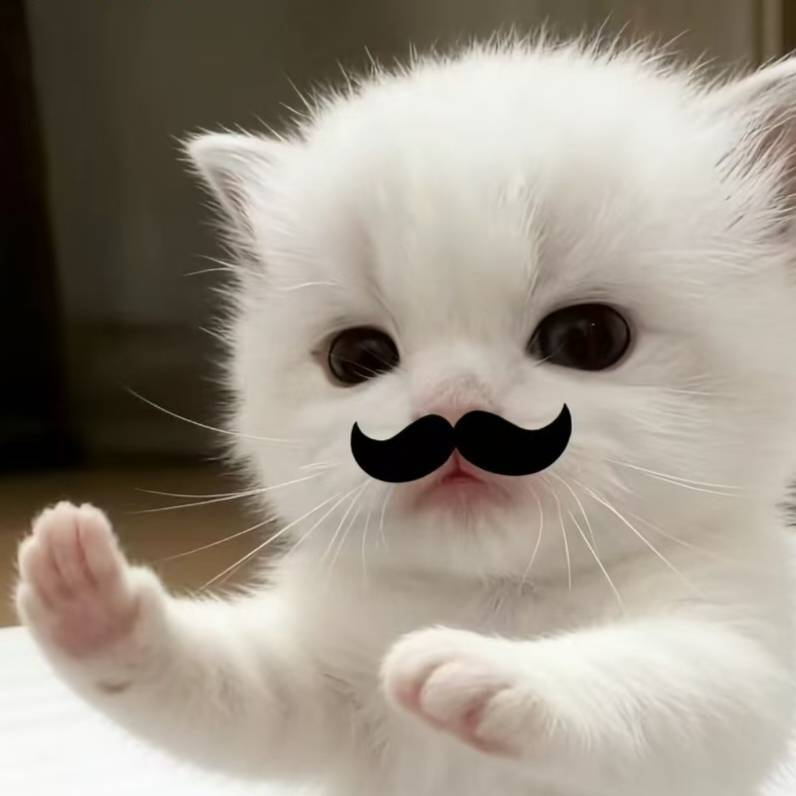
#> input picture Work3/test.jpg, 796 x 796 px
$ python '2023100892_黄于青_ML_CV_Assignment.py'
#> lines starting #> are read from the running program, lines starting #| are printed output that depends on the picture; long printed decimals are rounded
import cv2
import numpy as np
import matplotlib.pyplot as plt

# ====================== 第1步：读取并显示原图 ======================
img = cv2.imread("test.jpg", cv2.IMREAD_GRAYSCALE)
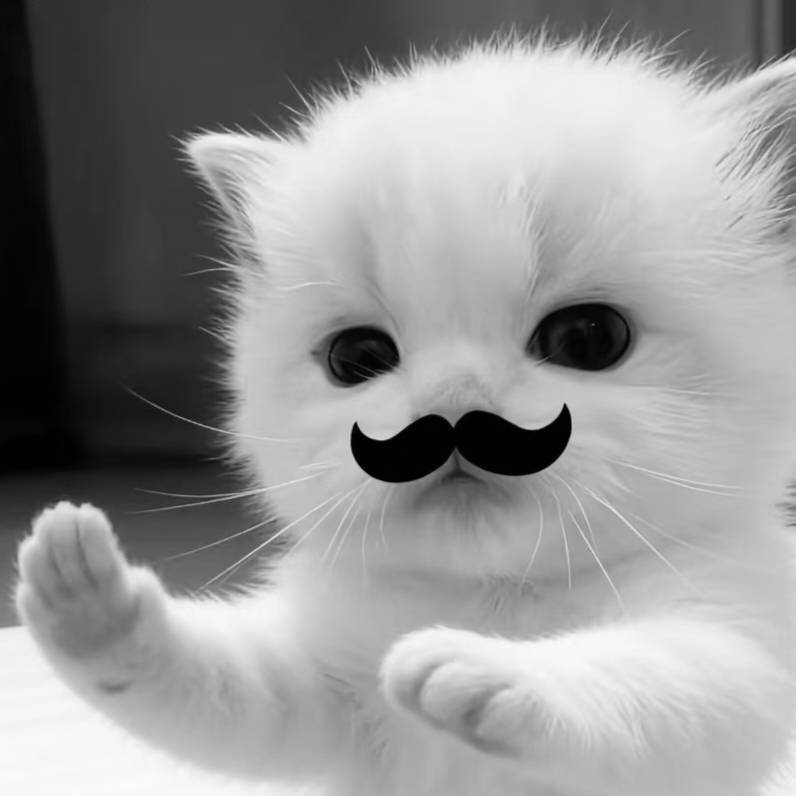
#> img: shape (796, 796); min 0, max 253, mean 148.3
if img is None:
    raise FileNotFoundError("请把 test.jpg 放在同一文件夹")

h, w = img.shape
#> h = 796; w = 796
plt.figure(figsize=(6,6))
plt.imshow(img, cmap='gray')
plt.title("原始图像")
plt.axis('off')
plt.savefig("original_image.png", dpi=150, bbox_inches='tight')
plt.close()
print("1/6 完成：original_image.png")

# ====================== 第2步：下采样对比（有无滤波） ======================
scale = 2
new_h, new_w = h//scale, w//scale
#> new_h = 398; new_w = 398

img_down_nofilter = cv2.resize(img, (new_w, new_h), interpolation=cv2.INTER_NEAREST)
img_blur = cv2.GaussianBlur(img, (3,3), 1)
img_down_filtered = cv2.resize(img_blur, (new_w, new_h), interpolation=cv2.INTER_NEAREST)

plt.figure(figsize=(12,4))
plt.subplot(131); plt.imshow(img, cmap='gray'); plt.title("原图"); plt.axis('off')
plt.subplot(132); plt.imshow(img_down_nofilter, cmap='gray'); plt.title("无滤波下采样"); plt.axis('off')
plt.subplot(133); plt.imshow(img_down_filtered, cmap='gray'); plt.title("高斯滤波下采样"); plt.axis('off')
plt.tight_layout()
plt.savefig("downsampling_comparison.png", dpi=150, bbox_inches='tight')
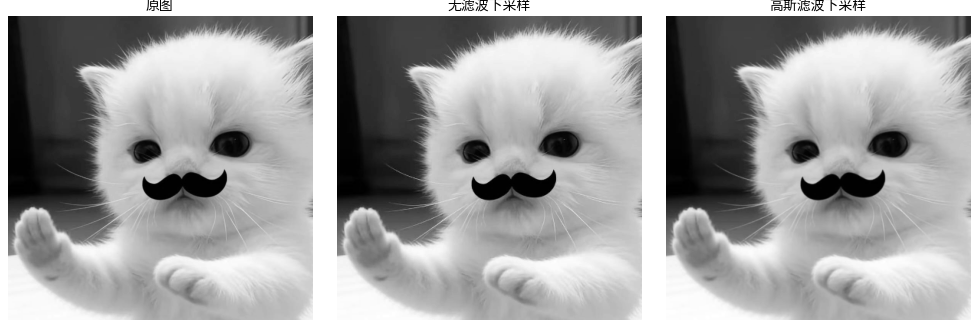
#> figure drawn by matplotlib, 3 panels
plt.close()
print("2/6 完成：downsampling_comparison.png")

# ====================== 第3步：三种插值恢复对比 ======================
img_down = cv2.resize(img, (new_w, new_h), interpolation=cv2.INTER_NEAREST)
img_nn = cv2.resize(img_down, (w, h), interpolation=cv2.INTER_NEAREST)
img_bilinear = cv2.resize(img_down, (w, h), interpolation=cv2.INTER_LINEAR)
img_bicubic = cv2.resize(img_down, (w, h), interpolation=cv2.INTER_CUBIC)

plt.figure(figsize=(12,8))
plt.subplot(231); plt.imshow(img, cmap='gray'); plt.title("原图"); plt.axis('off')
plt.subplot(232); plt.imshow(img_down, cmap='gray'); plt.title("下采样图像"); plt.axis('off')
plt.subplot(233); plt.imshow(img_nn, cmap='gray'); plt.title("最近邻插值"); plt.axis('off')
plt.subplot(234); plt.imshow(img_bilinear, cmap='gray'); plt.title("双线性插值"); plt.axis('off')
plt.subplot(235); plt.imshow(img_bicubic, cmap='gray'); plt.title("双三次插值"); plt.axis('off')
plt.tight_layout()
plt.savefig("interpolation_comparison.png", dpi=150, bbox_inches='tight')
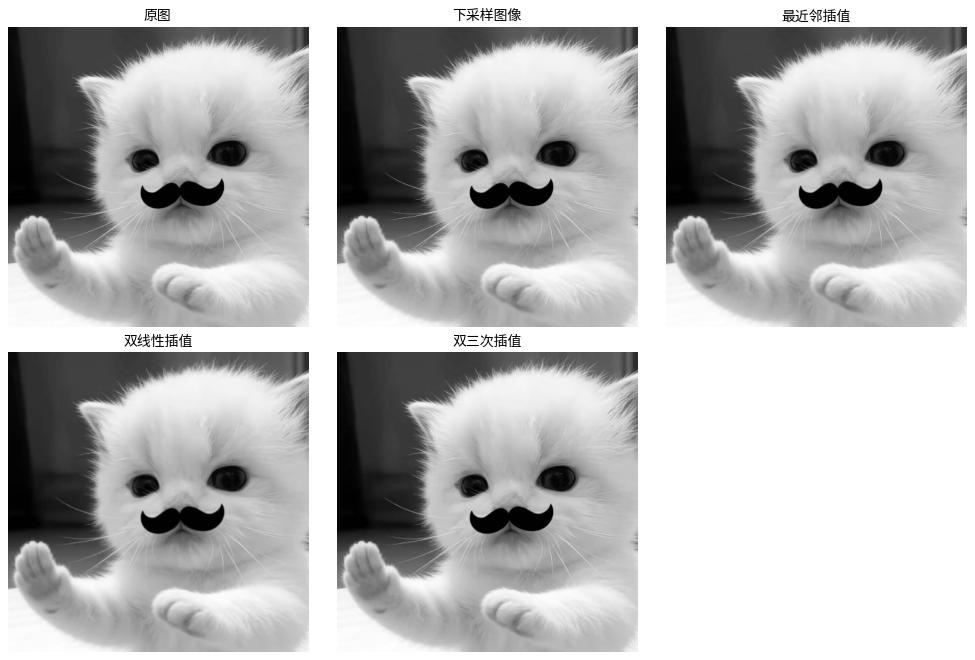
#> figure drawn by matplotlib, 5 panels
plt.close()
print("3/6 完成：interpolation_comparison.png")

# ====================== 第4步：空间域整体对比 ======================
img_restore = cv2.resize(img_down, (w, h), interpolation=cv2.INTER_LINEAR)
plt.figure(figsize=(12,4))
plt.subplot(131); plt.imshow(img, cmap='gray'); plt.title("原始图像"); plt.axis('off')
plt.subplot(132); plt.imshow(img_down, cmap='gray'); plt.title("下采样图像"); plt.axis('off')
plt.subplot(133); plt.imshow(img_restore, cmap='gray'); plt.title("双线性插值恢复"); plt.axis('off')
plt.tight_layout()
plt.savefig("spatial_comparison.png", dpi=150, bbox_inches='tight')
plt.close()
print("4/6 完成：spatial_comparison.png")

# ====================== 第5步：傅里叶频谱分析 ======================
def get_spectrum(image):
    fft = np.fft.fft2(image)
    fft_shift = np.fft.fftshift(fft)
    return 20 * np.log(np.abs(fft_shift) + 1)

spec_ori = get_spectrum(img)
spec_down = get_spectrum(img_down)
#> in get_spectrum (call 2), `return 20 * np.log(np.abs(fft_shift) + 1)`:
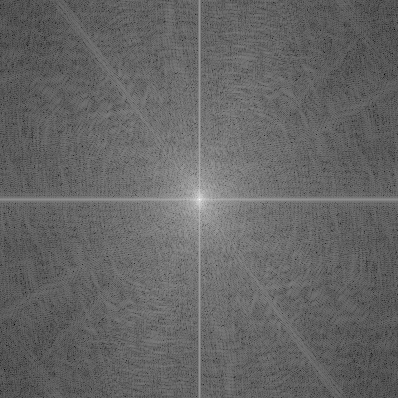
#> returned value: shape (398, 398) float64; min 19.1, max 339.4, mean 147.1; drawn with min black and max white
spec_restore = get_spectrum(img_restore)
#> in get_spectrum (call 3), `return 20 * np.log(np.abs(fft_shift) + 1)`:
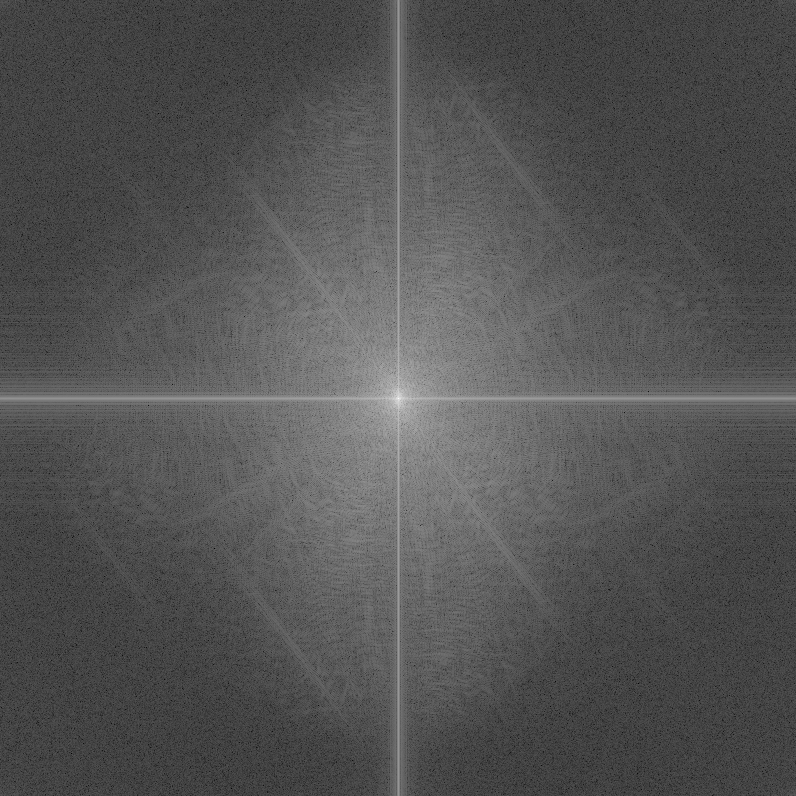
#> returned value: shape (796, 796) float64; min 5.72, max 367.1, mean 124.6; drawn with min black and max white

plt.figure(figsize=(12,4))
plt.subplot(131); plt.imshow(spec_ori, cmap='gray'); plt.title("原图频谱"); plt.axis('off')
plt.subplot(132); plt.imshow(spec_down, cmap='gray'); plt.title("下采样图像频谱"); plt.axis('off')
plt.subplot(133); plt.imshow(spec_restore, cmap='gray'); plt.title("双线性恢复图像频谱"); plt.axis('off')
plt.tight_layout()
plt.savefig("spectrum_analysis.png", dpi=150, bbox_inches='tight')
plt.close()
print("5/6 完成：spectrum_analysis.png")

# ====================== 第6步：DCT分析 + 能量占比 ======================
def dct_energy_ratio(image, ratio=0.1):
#> called with ratio = 0.1
    dct_img = cv2.dct(np.float32(image))
    h_dct, w_dct = dct_img.shape
#> h_dct = 796; w_dct = 796
    top_h = int(h_dct * ratio)
#> top_h = 79
    top_w = int(w_dct * ratio)
#> top_w = 79
    low_part = dct_img[:top_h, :top_w]
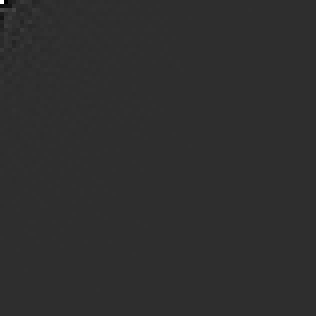
#> low_part: shape (79, 79) float32 (shown 4 times larger); min -26430.6, max 118042.2, mean 6; drawn with min black and max white
    total = np.sum(dct_img ** 2)
#> total = 1.72e+10
    low = np.sum(low_part ** 2)
#> low = 1.72e+10
    return round(low / total, 4)

print("\n=== DCT低频能量占比（10%）===")
print(f"原图:         {dct_energy_ratio(img)}")
#| 原图:         0.9983
print(f"最近邻恢复:   {dct_energy_ratio(img_nn)}")
#| 最近邻恢复:   0.9983
print(f"双线性恢复:   {dct_energy_ratio(img_bilinear)}")
#| 双线性恢复:   0.9989
print(f"双三次恢复:   {dct_energy_ratio(img_bicubic)}")
#| 双三次恢复:   0.9984

plt.figure(figsize=(12,8))
plt.subplot(221); plt.imshow(np.log(np.abs(cv2.dct(np.float32(img)))+1), cmap='gray'); plt.title("原图DCT系数"); plt.axis('off')
plt.subplot(222); plt.imshow(np.log(np.abs(cv2.dct(np.float32(img_nn)))+1), cmap='gray'); plt.title("最近邻恢复DCT系数"); plt.axis('off')
plt.subplot(223); plt.imshow(np.log(np.abs(cv2.dct(np.float32(img_bilinear)))+1), cmap='gray'); plt.title("双线性恢复DCT系数"); plt.axis('off')
plt.subplot(224); plt.imshow(np.log(np.abs(cv2.dct(np.float32(img_bicubic)))+1), cmap='gray'); plt.title("双三次恢复DCT系数"); plt.axis('off')
plt.tight_layout()
plt.savefig("dct_analysis.png", dpi=150, bbox_inches='tight')
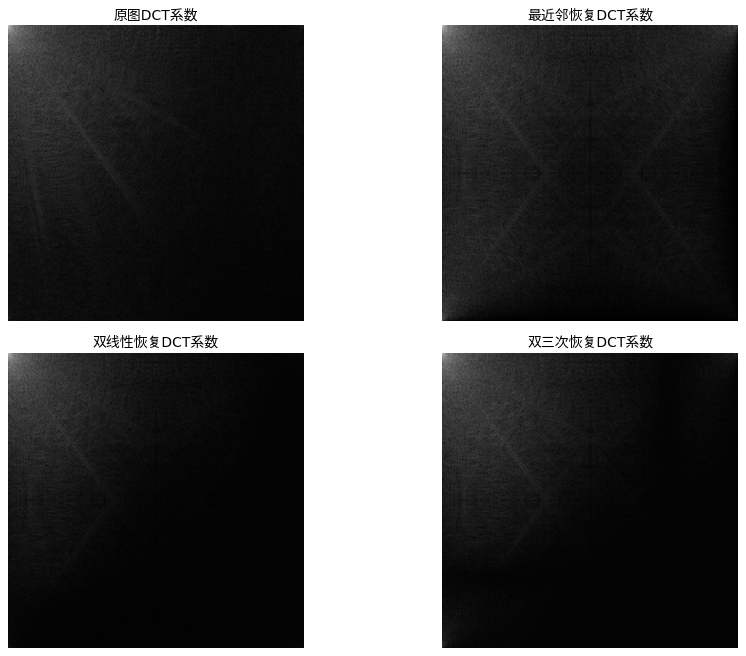
#> figure drawn by matplotlib, 4 panels
plt.close()

print("\n6/6 完成：dct_analysis.png")
print(" 已生成所有图片")

$ run again, with Work3/inter_comp.png saved as Work3/test.jpg
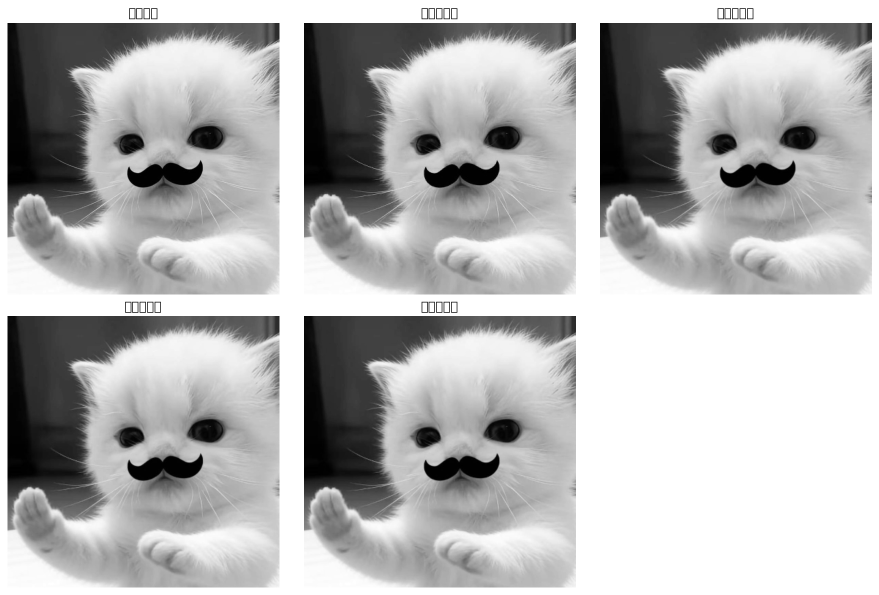
#> input picture Work3/inter_comp.png, 1758 x 1190 px (shown at 1/2 size)
#> img is the input picture: shape (1190, 1758); min 0, max 255, mean 180.6
#> in dct_energy_ratio, `low_part = dct_img[:top_h, :top_w]`:
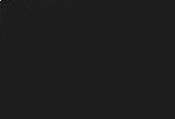
#> low_part: shape (119, 175) float32; min -34745.1, max 261166, mean 17.4; drawn with min black and max white
#> total = 8.09e+10
#> low = 8.04e+10
#| 原图:         0.9949
#| 最近邻恢复:   0.995
#| 双线性恢复:   0.9967
#| 双三次恢复:   0.996
#> `plt.savefig("dct_analysis.png", dpi=150, bbox_inches='tight')`:
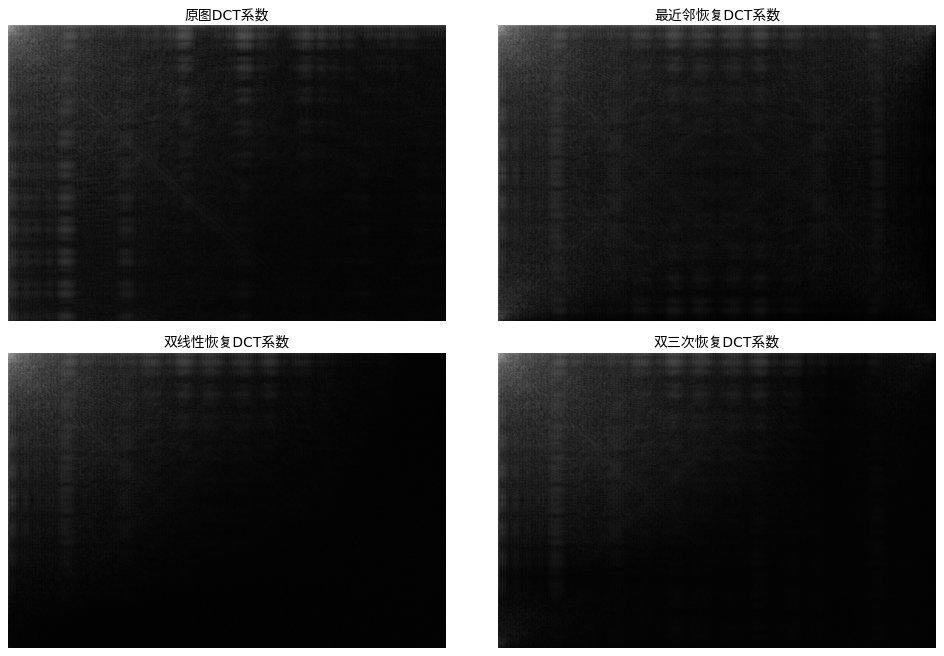
#> figure drawn by matplotlib, 4 panels

$ run again, with Work3/step1_imag1.png saved as Work3/test.jpg
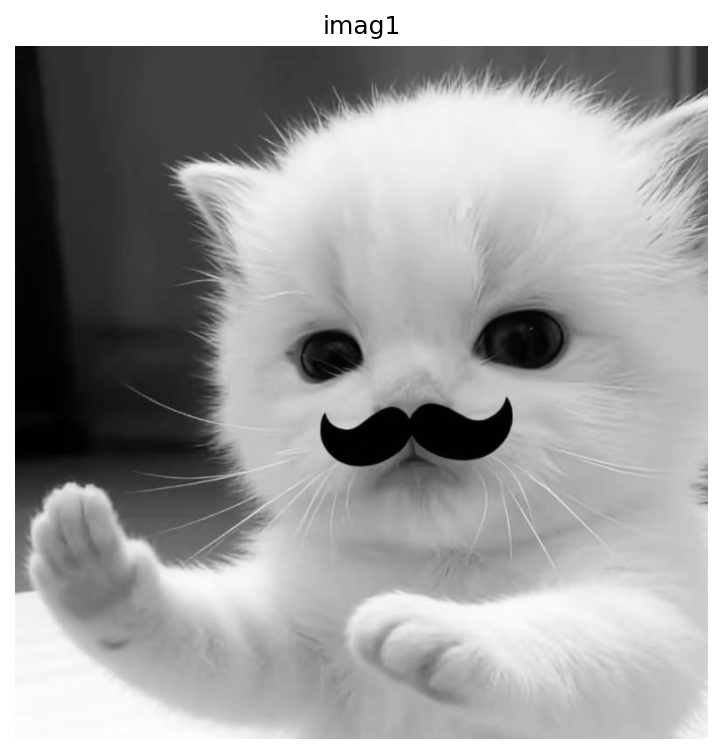
#> input picture Work3/step1_imag1.png, 723 x 754 px
#> img is the input picture: shape (754, 723); min 0, max 255, mean 161.8
#> total = 1.75e+10
#> low = 1.74e+10
#| 原图:         0.9941
#| 最近邻恢复:   0.9942
#| 双线性恢复:   0.9961
#| 双三次恢复:   0.9953
#> `plt.savefig("dct_analysis.png", dpi=150, bbox_inches='tight')`:
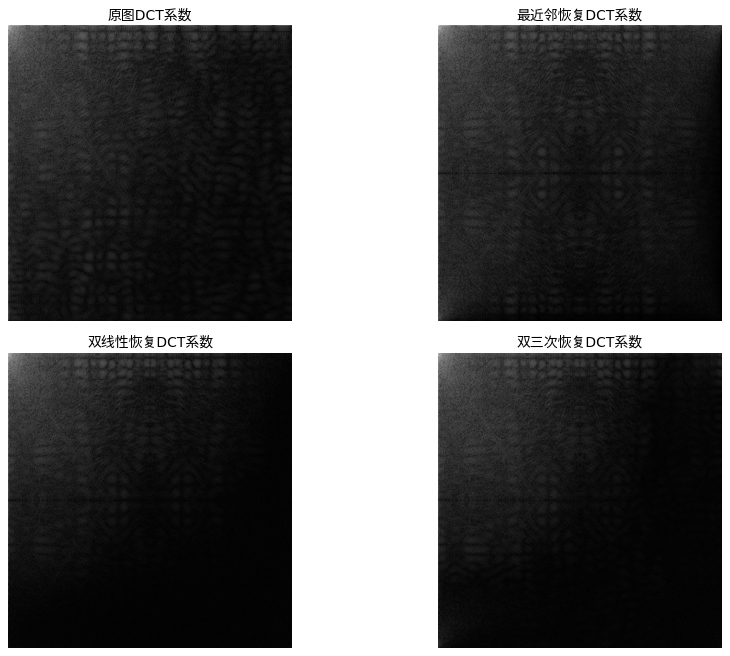
#> figure drawn by matplotlib, 4 panels
